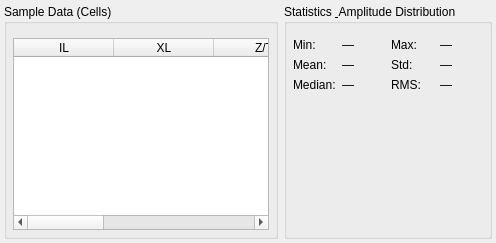
          <widget class="QWidget" name="bottomCenter">
           <layout class="QHBoxLayout" name="bottomCenterLayout">
            <property name="spacing">
             <number>6</number>
            </property>
            <property name="leftMargin">
             <number>4</number>
            </property>
            <property name="topMargin">
             <number>4</number>
            </property>
            <property name="rightMargin">
             <number>4</number>
            </property>
            <property name="bottomMargin">
             <number>4</number>
            </property>
            <item>
             <widget class="QGroupBox" name="grpCells">
              <property name="title">
               <string>Sample Data (Cells)</string>
              </property>
              <layout class="QVBoxLayout" name="cellsLayout">
               <property name="leftMargin">
                <number>6</number>
               </property>
               <property name="topMargin">
                <number>14</number>
               </property>
               <property name="rightMargin">
                <number>6</number>
               </property>
               <property name="bottomMargin">
                <number>6</number>
               </property>
               <item>
                <widget class="QTableWidget" name="dataTable">
                 <property name="alternatingRowColors">
                  <bool>true</bool>
                 </property>
                 <property name="selectionBehavior">
                  <enum>QAbstractItemView::SelectRows</enum>
                 </property>
                 <property name="columnCount">
                  <number>6</number>
                 </property>
                 <column>
                  <property name="text">
                   <string>IL</string>
                  </property>
                 </column>
                 <column>
                  <property name="text">
                   <string>XL</string>
                  </property>
                 </column>
                 <column>
                  <property name="text">
                   <string>Z/T</string>
                  </property>
                 </column>
                 <column>
                  <property name="text">
                   <string>Amplitude</string>
                  </property>
                 </column>
                 <column>
                  <property name="text">
                   <string>│Amp│</string>
                  </property>
                 </column>
                 <column>
                  <property name="text">
                   <string>Phase°</string>
                  </property>
                 </column>
                </widget>
               </item>
              </layout>
             </widget>
            </item>
            <item>
             <widget class="QGroupBox" name="grpStats">
              <property name="title">
               <string>Statistics &amp; Amplitude Distribution</string>
              </property>
              <layout class="QVBoxLayout" name="statsLayout">
               <property name="leftMargin">
                <number>6</number>
               </property>
               <property name="topMargin">
                <number>14</number>
               </property>
               <property name="rightMargin">
                <number>6</number>
               </property>
               <property name="bottomMargin">
                <number>6</number>
               </property>
               <item>
                <layout class="QGridLayout" name="statsGrid">
                 <item row="0" column="0">
                  <widget class="QLabel" name="section_label">
                   <property name="text">
                    <string>Min:</string>
                   </property>
                  </widget>
                 </item>
                 <item row="0" column="1">
                  <widget class="QLabel" name="value_label">
                   <property name="text">
                    <string>—</string>
                   </property>
                  </widget>
                 </item>
                 <item row="0" column="2">
                  <widget class="QLabel" name="section_label">
                   <property name="text">
                    <string>Max:</string>
                   </property>
                  </widget>
                 </item>
                 <item row="0" column="3">
                  <widget class="QLabel" name="value_label">
                   <property name="text">
                    <string>—</string>
                   </property>
                  </widget>
                 </item>
                 <item row="1" column="0">
                  <widget class="QLabel" name="section_label">
                   <property name="text">
                    <string>Mean:</string>
                   </property>
                  </widget>
                 </item>
                 <item row="1" column="1">
                  <widget class="QLabel" name="value_label">
                   <property name="text">
                    <string>—</string>
                   </property>
                  </widget>
                 </item>
                 <item row="1" column="2">
                  <widget class="QLabel" name="section_label">
                   <property name="text">
                    <string>Std:</string>
                   </property>
                  </widget>
                 </item>
                 <item row="1" column="3">
                  <widget class="QLabel" name="value_label">
                   <property name="text">
                    <string>—</string>
                   </property>
                  </widget>
                 </item>
                 <item row="2" column="0">
                  <widget class="QLabel" name="section_label">
                   <property name="text">
                    <string>Median:</string>
                   </property>
                  </widget>
                 </item>
                 <item row="2" column="1">
                  <widget class="QLabel" name="value_label">
                   <property name="text">
                    <string>—</string>
                   </property>
                  </widget>
                 </item>
                 <item row="2" column="2">
                  <widget class="QLabel" name="section_label">
                   <property name="text">
                    <string>RMS:</string>
                   </property>
                  </widget>
                 </item>
                 <item row="2" column="3">
                  <widget class="QLabel" name="value_label">
                   <property name="text">
                    <string>—</string>
                   </property>
                  </widget>
                 </item>
                </layout>
               </item>
               <item>
                <widget class="QWidget" name="histCanvasPlaceholder" native="true">
                 <property name="sizePolicy">
                  <sizepolicy hsizetype="Expanding" vsizetype="Expanding">
                   <horstretch>0</horstretch>
                   <verstretch>0</verstretch>
                  </sizepolicy>
                 </property>
                 <property name="minimumSize">
                  <size>
                   <width>0</width>
                   <height>80</height>
                  </size>
                 </property>
                </widget>
               </item>
              </layout>
             </widget>
            </item>
           </layout>
          </widget>
